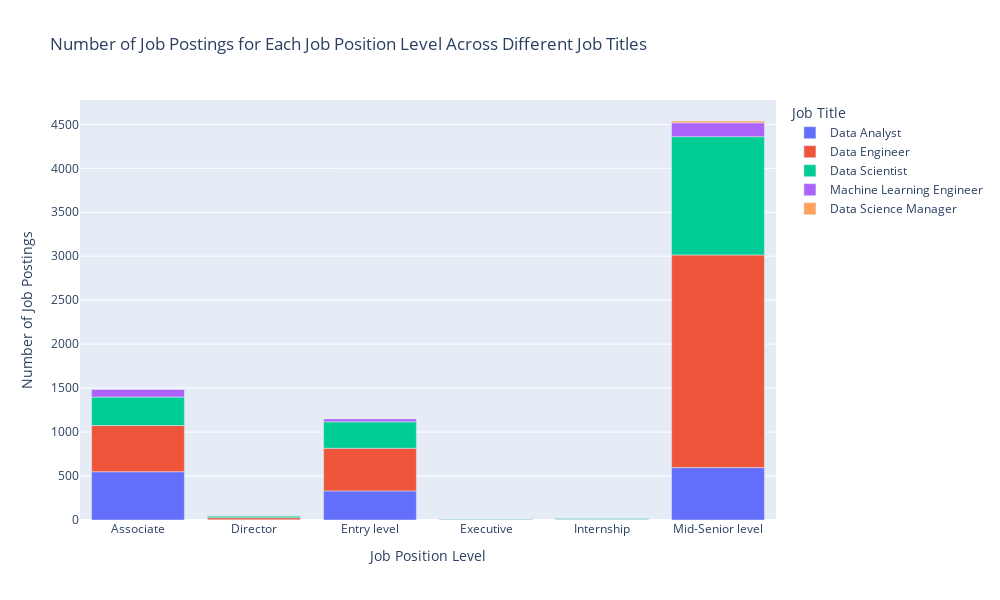

Notebook cell for this chart:
### Code cell
# Number of job postings for each 'Job Position Level' across different job titles

# Group by 'Job Position Level' and 'Job Title' and count the number of postings
Job_postings_grouped = Job_postings.groupby(['Job Position Level', 'Job Title']).size().reset_index(name='Count')

fig = px.bar(
    Job_postings_grouped,
    x='Job Position Level',
    y='Count',
    color='Job Title',
    title='Number of Job Postings for Each Job Position Level Across Different Job Titles',
    labels={'Job Position Level': 'Job Position Level', 'Job Title': 'Job Title', 'Count': 'Number of Job Postings'}
)

fig.update_layout(
    xaxis_title='Job Position Level',
    yaxis_title='Number of Job Postings',
    width=1000,
    height=600
)

fig.show()

### Figure 1 — Plotly figure (JSON) as saved in the notebook; plotly's stock layout.template omitted (floating-point values rounded to 4 significant figures)
{"data": [{"alignmentgroup": "True", "hovertemplate": "Job Title=Data Analyst<br>Job Position Level=%{x}<br>Number of Job Postings=%{y}<extra></extra>", "legendgroup": "Data Analyst", "marker": {"color": "#636efa", "pattern": {"shape": ""}}, "name": "Data Analyst", "offsetgroup": "Data Analyst", "orientation": "v", "showlegend": true, "textposition": "auto", "type": "bar", "x": ["Associate", "Director", "Entry level", "Executive", "Internship", "Mid-Senior level"], "xaxis": "x", "y": [549, 3, 331, 1, 5, 596], "yaxis": "y"}, {"alignmentgroup": "True", "hovertemplate": "Job Title=Data Engineer<br>Job Position Level=%{x}<br>Number of Job Postings=%{y}<extra></extra>", "legendgroup": "Data Engineer", "marker": {"color": "#EF553B", "pattern": {"shape": ""}}, "name": "Data Engineer", "offsetgroup": "Data Engineer", "orientation": "v", "showlegend": true, "textposition": "auto", "type": "bar", "x": ["Associate", "Director", "Entry level", "Executive", "Internship", "Mid-Senior level"], "xaxis": "x", "y": [525, 24, 485, 6, 3, 2419], "yaxis": "y"}, {"alignmentgroup": "True", "hovertemplate": "Job Title=Data Scientist<br>Job Position Level=%{x}<br>Number of Job Postings=%{y}<extra></extra>", "legendgroup": "Data Scientist", "marker": {"color": "#00cc96", "pattern": {"shape": ""}}, "name": "Data Scientist", "offsetgroup": "Data Scientist", "orientation": "v", "showlegend": true, "textposition": "auto", "type": "bar", "x": ["Associate", "Director", "Entry level", "Executive", "Internship", "Mid-Senior level"], "xaxis": "x", "y": [324, 18, 301, 3, 8, 1345], "yaxis": "y"}, {"alignmentgroup": "True", "hovertemplate": "Job Title=Machine Learning Engineer<br>Job Position Level=%{x}<br>Number of Job Postings=%{y}<extra></extra>", "legendgroup": "Machine Learning Engineer", "marker": {"color": "#ab63fa", "pattern": {"shape": ""}}, "name": "Machine Learning Engineer", "offsetgroup": "Machine Learning Engineer", "orientation": "v", "showlegend": true, "textposition": "auto", "type": "bar", "x": ["Associate", "Director", "Entry level", "Mid-Senior level"], "xaxis": "x", "y": [87, 5, 33, 158], "yaxis": "y"}, {"alignmentgroup": "True", "hovertemplate": "Job Title=Data Science Manager<br>Job Position Level=%{x}<br>Number of Job Postings=%{y}<extra></extra>", "legendgroup": "Data Science Manager", "marker": {"color": "#FFA15A", "pattern": {"shape": ""}}, "name": "Data Science Manager", "offsetgroup": "Data Science Manager", "orientation": "v", "showlegend": true, "textposition": "auto", "type": "bar", "x": ["Director", "Mid-Senior level"], "xaxis": "x", "y": [3, 20], "yaxis": "y"}], "layout": {"barmode": "relative", "height": 600, "legend": {"title": {"text": "Job Title"}, "tracegroupgap": 0}, "title": {"text": "Number of Job Postings for Each Job Position Level Across Different Job Titles"}, "width": 1000, "xaxis": {"anchor": "y", "domain": [0, 1], "title": {"text": "Job Position Level"}}, "yaxis": {"anchor": "x", "domain": [0, 1], "title": {"text": "Number of Job Postings"}}}}
